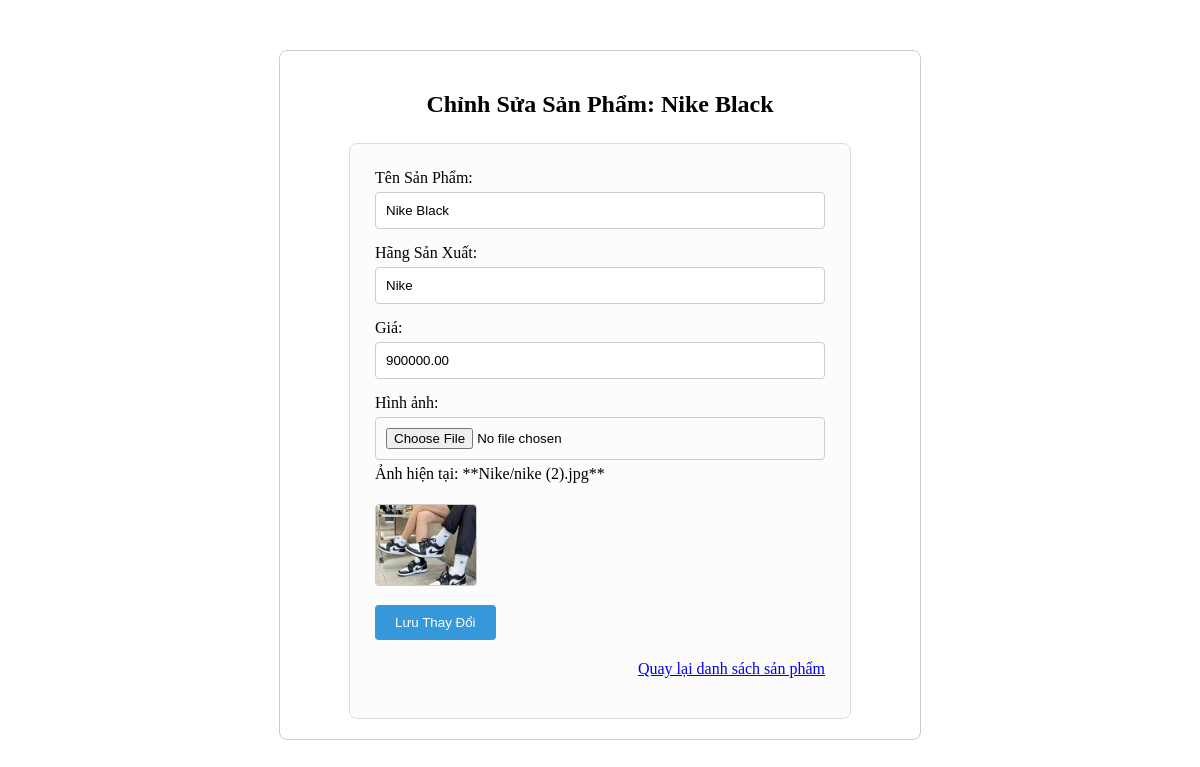
The app's page /admin/admin_product.php?action=edit&id=70 (signed in) with its own data.
### tables this page shows
CREATE TABLE `products` (
  `id` int(11) NOT NULL,
  `name` varchar(100) DEFAULT NULL,
  `price` decimal(10,2) DEFAULT NULL,
  `image` varchar(255) DEFAULT NULL,
  `description` text DEFAULT NULL,
  `brand` varchar(50) DEFAULT NULL
);

### admin/admin_product.php (the view, shortened to what this page needs)
<?php
include '../includes/db.php';
$product_to_edit = null;
$form_title = "Thêm Sản Phẩm Mới";
if (isset($_GET['action']) && $_GET['action'] == 'edit' && isset($_GET['id'])) {
  $product_id = intval($_GET['id']);
  $stmt = $conn->prepare("SELECT * FROM products WHERE id = ?");
  $stmt->bind_param("i", $product_id);
  $stmt->execute();
  $result = $stmt->get_result();
  $product_to_edit = $result->fetch_assoc();
  if ($product_to_edit) {
    $form_title = "Chỉnh Sửa Sản Phẩm: " . htmlspecialchars($product_to_edit['name']);
  } else {
    $message = "Không tìm thấy sản phẩm cần sửa.";
  }
}
?>
<!DOCTYPE html>
<html lang="vi">
<head>
  <link rel="stylesheet" href="admin_style.css">
</head>
<body>
  <main class="container">
    <h2><?php echo $form_title; ?></h2>
    <form action="admin_product.php" method="POST" enctype="multipart/form-data" class="form-add-product">
                    <div>
                <label for="name">Tên Sản Phẩm:</label><br>
                <input type="text" id="name" name="name"
                   value="<?php echo $product_to_edit ? htmlspecialchars($product_to_edit['name']) : ''; ?>" required>
           </div>
           <div>
                <label for="brand">Hãng Sản Xuất:</label><br>
                <input type="text" id="brand" name="brand"
                   value="<?php echo $product_to_edit ? htmlspecialchars($product_to_edit['brand']) : ''; ?>" required>
           </div>
           <div>
                <label for="price">Giá:</label><br>
                <input type="number" id="price" name="price"
                   value="<?php echo $product_to_edit ? htmlspecialchars($product_to_edit['price']) : ''; ?>" required>
           </div>
                    <div>
                <label for="image">Hình ảnh:</label><br>
                <input type="file" id="image" name="image" accept="image/*">
                <?php if ($product_to_edit && $product_to_edit['image']):
                    $current_image_path = htmlspecialchars($product_to_edit['image']);
                ?>
                  <p style="margin-top: 5px;">Ảnh hiện tại: **<?php echo $current_image_path; ?>**</p>
                                      <img src="../anh/<?php echo $current_image_path; ?>"
                     alt="Ảnh sản phẩm hiện tại"
                     style="max-width: 100px; height: auto; margin-top: 5px; border: 1px solid #ccc; border-radius: 4px;">
                <?php endif; ?>
           </div>
           <button type="submit" style="background-color: #3498db; color: white; padding: 10px 20px; border: none; border-radius: 4px; cursor: pointer;">
                <?php echo $product_to_edit ? 'Lưu Thay Đổi' : 'Thêm Sản Phẩm'; ?>
           </button>
           <div class="admin-controls">
                <a href="../products.php" style="margin-left: 10px;">Quay lại danh sách sản phẩm</a>
           </div>
    </form>
  </main>
</body>
</html>

### admin/admin_style.css (style rules this page uses)
.container h2 { text-align: center; margin-bottom: 25px; }
.container { max-width: 600px; margin: 50px auto; padding: 20px; border: 1px solid #ccc; border-radius: 8px; background-color: #fff; }
.form-add-product { width: 90%; max-width: 450px; margin: 0 auto; padding: 0; padding: 25px; border: 1px solid #ddd; border-radius: 8px; background-color: #fcfcfc; }
.form-add-product div { margin-bottom: 15px; }
.form-add-product input[type="text"], .form-add-product input[type="number"], .form-add-product input[type="file"] { width: 100%; padding: 10px; margin-top: 5px; box-sizing: border-box; border: 1px solid #ccc; border-radius: 4px; }
.admin-controls { margin-top: 20px; text-align: right; }

### records on screen
products: name "Chỉnh Sửa Sản Phẩm: Nike Black", name "Nike Black", brand "Nike", price "900000.00", image "Nike/nike (2).jpg", image (picture)
